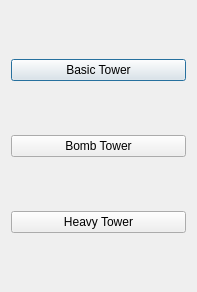
<?xml version="1.0" encoding="UTF-8"?>
<ui version="4.0">
 <class>TowerPanel</class>
 <widget class="QDialog" name="TowerPanel">
  <property name="geometry">
   <rect>
    <x>0</x>
    <y>0</y>
    <width>197</width>
    <height>292</height>
   </rect>
  </property>
  <property name="windowTitle">
   <string>Dialog</string>
  </property>
  <layout class="QGridLayout" name="gridLayout">
   <item row="0" column="0">
    <widget class="QPushButton" name="pushButton_2">
     <property name="text">
      <string>Basic Tower</string>
     </property>
     <property name="icon">
      <iconset>
       <normaloff>basic.png</normaloff>basic.png</iconset>
     </property>
     <property name="iconSize">
      <size>
       <width>60</width>
       <height>60</height>
      </size>
     </property>
    </widget>
   </item>
   <item row="1" column="0">
    <widget class="QPushButton" name="pushButton_3">
     <property name="text">
      <string>Bomb Tower</string>
     </property>
     <property name="icon">
      <iconset>
       <normaloff>bomb.png</normaloff>bomb.png</iconset>
     </property>
     <property name="iconSize">
      <size>
       <width>60</width>
       <height>60</height>
      </size>
     </property>
    </widget>
   </item>
   <item row="2" column="0">
    <widget class="QPushButton" name="pushButton">
     <property name="text">
      <string>Heavy Tower</string>
     </property>
     <property name="icon">
      <iconset>
       <normaloff>heavy.png</normaloff>heavy.png</iconset>
     </property>
     <property name="iconSize">
      <size>
       <width>60</width>
       <height>60</height>
      </size>
     </property>
    </widget>
   </item>
  </layout>
 </widget>
 <layoutdefault spacing="6" margin="11"/>
 <resources/>
 <connections/>
</ui>
